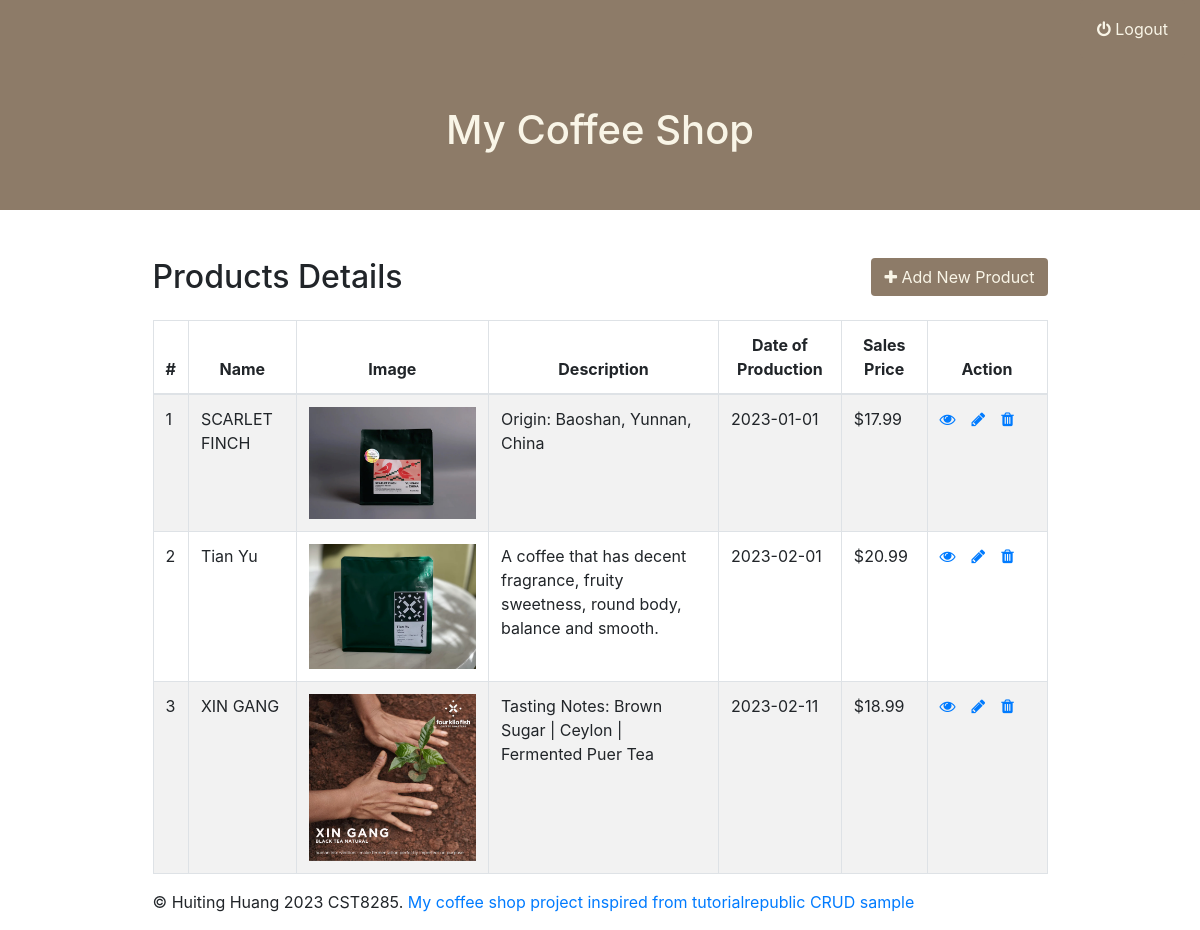
Page /dashboard.php on the committed database.
### tables this page shows
CREATE TABLE IF NOT EXISTS `products` (
  `id` int(11) NOT NULL AUTO_INCREMENT,
  `name` varchar(100) NOT NULL,
  `img_path` text NOT NULL,
  `description` VARCHAR(200) NOT NULL,
  `date` DATE NOT NULL,
  `price` float NOT NULL DEFAULT 0,
  PRIMARY KEY (`id`)
);

### dao/abstractDAO.php (called while the page is built, shortened)
<?php
class abstractDAO {
    protected static $DB_HOST = "localhost";
    protected static $DB_PORT = 3307;
    protected static $DB_USERNAME = "appuser";
    protected static $DB_PASSWORD = "password";
    protected static $DB_DATABASE = "coffeeshop";
    function __construct() {
        try{
            $this->mysqli = new mysqli(self::$DB_HOST, self::$DB_USERNAME,
                self::$DB_PASSWORD, self::$DB_DATABASE, self::$DB_PORT);
        }catch(mysqli_sql_exception $e){
            throw $e;
        }
    }
}
?>

### dao/productsDAO.php (called while the page is built, shortened)
<?php
require_once('abstractDAO.php');
require_once('./model/product.php');
class productsDAO extends abstractDAO {
    public function getProducts(){
        $result = $this->mysqli->query('SELECT * FROM products');
        $products = Array();
        if($result->num_rows >= 1){
            while($row = $result->fetch_assoc()){
                $product = new product($row['id'], $row['name'], $row['img_path'], $row['description'], $row['date'], $row['price']);
                $products[] = $product;
            }
            return $products;
        }
        return false;
    }
}
?>

### model/product.php (called while the page is built, shortened)
<?php
    class Product{
        private $id;
        private $name;
        private $img_path;
        private $description;
        private $date;
        private $price;
        public function setId($id){
			$this->id = $id;
		}
		public function getId(){
			return $this->id;
		}
        public function getName(){
			return $this->name;
		}
		public function setName($name){
			$this->name = $name;
		}
		public function getImgPath(){
			return $this->img_path;
		}
		public function setImgPath($img_path){
			$this->img_path = $img_path;
		}
		public function getDescription(){
			return $this->description;
		}
		public function setDescription($description){
			$this->description = $description;
		}
        public function getDate(){
			return $this->date;
		}
		public function setDate($date){
			$this->date = $date;
		}
        public function getPrice(){
			return $this->price;
		}
		public function setPrice($price){
			$this->price = $price;
		}
    }
    ?>

### dashboard.php (the view, shortened to what this page needs)
<?php require_once('./dao/productsDAO.php'); ?>
<!DOCTYPE html>
<html lang="en">
<head>
    <link rel="stylesheet" href="https://stackpath.bootstrapcdn.com/bootstrap/4.5.2/css/bootstrap.min.css">
    <link rel="stylesheet" href="https://maxcdn.bootstrapcdn.com/font-awesome/4.7.0/css/font-awesome.min.css">
</head>
<body>
    <header>
            <div class="col coffee justify-content-md-center">
            <div class="clearfix">
            <a href="logout.php" class="btn coffee p-3 float-right"><i class="fa fa-power-off"></i> Logout</a>
            </div>
                <div class="container p-5">
                <h1 class="text-center">My Coffee Shop</h1>
    </div>
    </div>
    </header>
        <div class="container">
            <div class="product">
                <div class="col-md-10 mx-auto">
                    <div class="mt-5 mb-3 clearfix">
                        <h2 class="pull-left">Products Details</h2>
                        <a href="create.php" class="btn coffee pull-right"><i class="fa fa-plus"></i> Add New Product</a>
                    </div>
                    <?php
                        $productsDAO = new productsDAO();
                        $products = $productsDAO->getProducts();
                        if($products){
                            echo '<table class="table table-bordered table-striped">';
                                echo "<thead>";
                                    echo "<tr>";
                                        echo "<th>#</th>";
                                        echo "<th>Name</th>";
                                        echo "<th>Image</th>";
                                        echo "<th>Description</th>";
                                        echo "<th>Date of Production</th>";
                                        echo "<th>Sales Price</th>";
                                        echo "<th>Action</th>";
                                    echo "</tr>";
                                echo "</thead>";
                                echo "<tbody>";
                                foreach($products as $product){
                                    echo "<tr>";
                                        echo "<td>" . $product->getId(). "</td>";
                                        echo "<td>" . $product->getName() . "</td>";
                                        echo "<td><img src='imgs/" . $product->getImgPath() . "' class='img-fluid'></td>";
                                        echo "<td>" . $product->getDescription() . "</td>";
                                        echo "<td>" . $product->getDate() . "</td>";
                                        echo "<td> $" . $product->getPrice() . "</td>";
                                        echo "<td>";
                                            echo '<a href="read.php?id='. $product->getId() .'" class="mr-3" title="View Record" data-toggle="tooltip"><span class="fa fa-eye"></span></a>';
                                            echo '<a href="update.php?id='. $product->getId() .'" class="mr-3" title="Update Record" data-toggle="tooltip"><span class="fa fa-pencil"></span></a>';
                                            echo '<a href="delete.php?id='. $product->getId() .'" title="Delete Record" data-toggle="tooltip"><span class="fa fa-trash"></span></a>';
                                        echo "</td>";
                                    echo "</tr>";
                                }
                                echo "</tbody>";
                            echo "</table>";
                        } else{
                            echo '<div class="alert alert-danger"><em>No records were found.</em></div>';
                        }
                     include 'footer.php';
                    ?>
                </div>
            </div>
        </div>
</body>
</html>

### footer.php
<footer>
        <p>&copy; Huiting Huang <?php echo date("Y");?>  CST8285.
        <a href = "https://www.tutorialrepublic.com/php-tutorial/php-mysql-crud-application.php">
            My coffee shop project inspired from tutorialrepublic CRUD sample
            </a>
        </p>
    </footer>

### dashboard.php (style rules this page uses)
table tr td:last-child { width: 120px; }
table th { text-align: center; }
.coffee { background-color: #8D7B68; color: #F9F5E7; }

### rows in the picture
products: id "1", name "SCARLET FINCH", img_path (picture), description "Origin: Baoshan, Yunnan, China", date "2023-01-01", price "17.99"
products: id "2", name "Tian Yu", img_path (picture), description "A coffee that has decent fragrance, fruity sweetness, round body, balance and smooth.", date "2023-02-01", price "20.99"
products: id "3", name "XIN GANG", img_path (picture), description "Tasting Notes: Brown Sugar | Ceylon | Fermented Puer Tea", date "2023-02-11", price "18.99"
